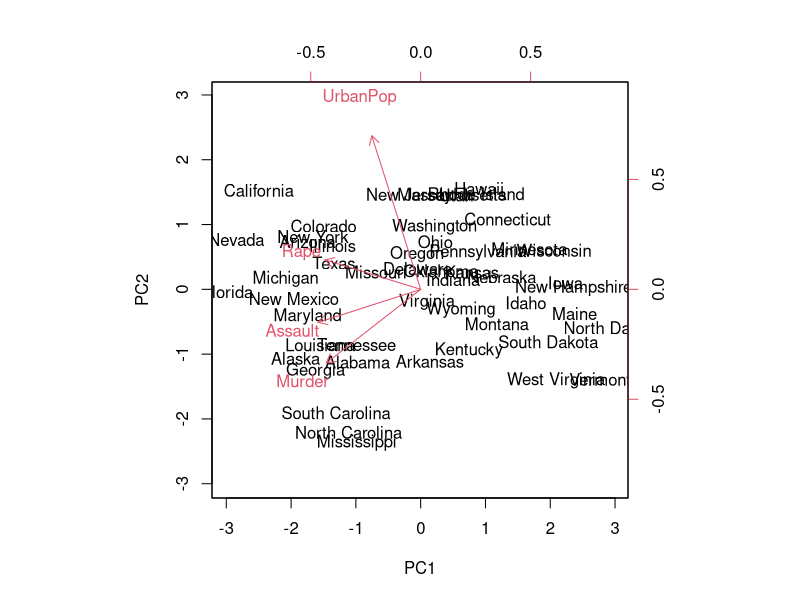
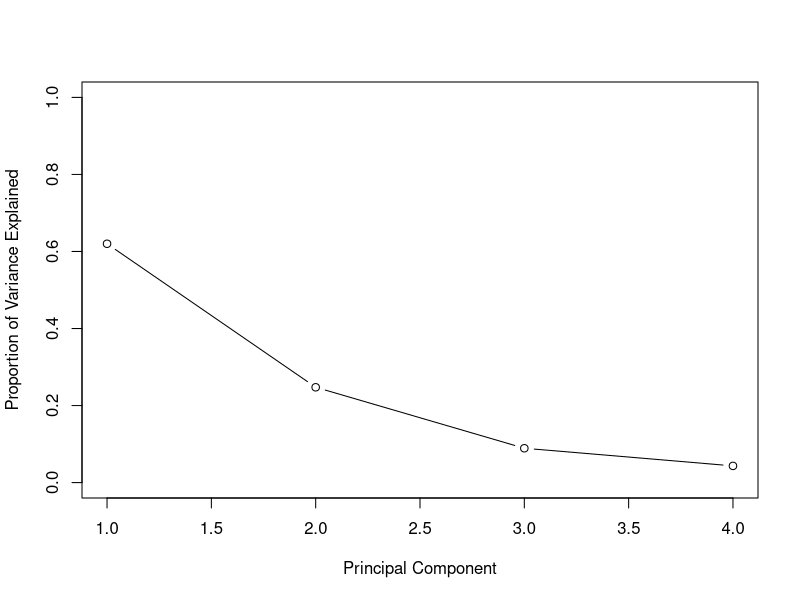
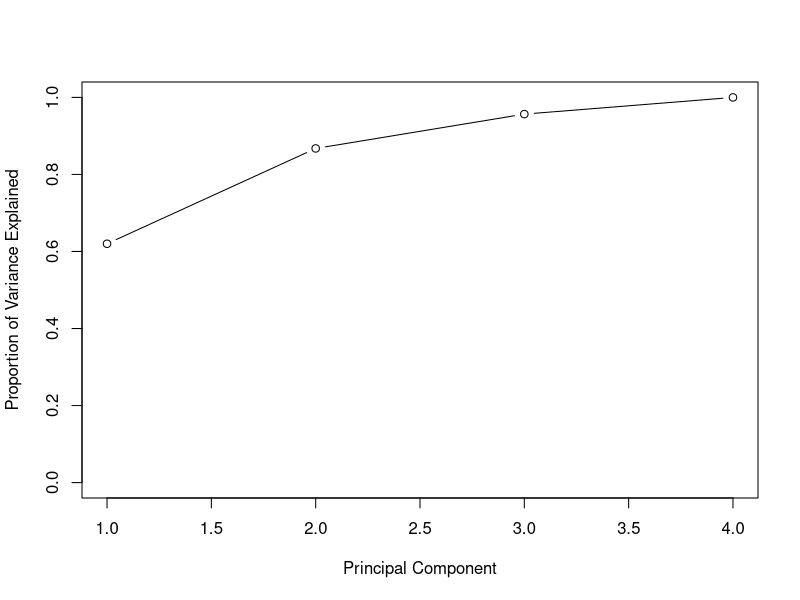

The R script that drew these images, in order:
data(USArrests)
states <- row.names(USArrests)
states

names(USArrests)

apply(USArrests, 2, mean)
apply(USArrests, 2, var)

pr.out <- prcomp(USArrests, scale = TRUE)
names(pr.out)

pr.out$center
pr.out$scale
pr.out$rotation

biplot(pr.out, scale = 0)
pr.out$sdev

pr.var <- pr.out$sdev^2
pve <- pr.var / sum(pr.var)

plot(pve, xlab = "Principal Component", ylab = "Proportion of Variance Explained", ylim = c(0, 1), type = 'b')

plot(cumsum(pve), xlab = "Principal Component", ylab = "Proportion of Variance Explained", ylim = c(0, 1), type = 'b')
